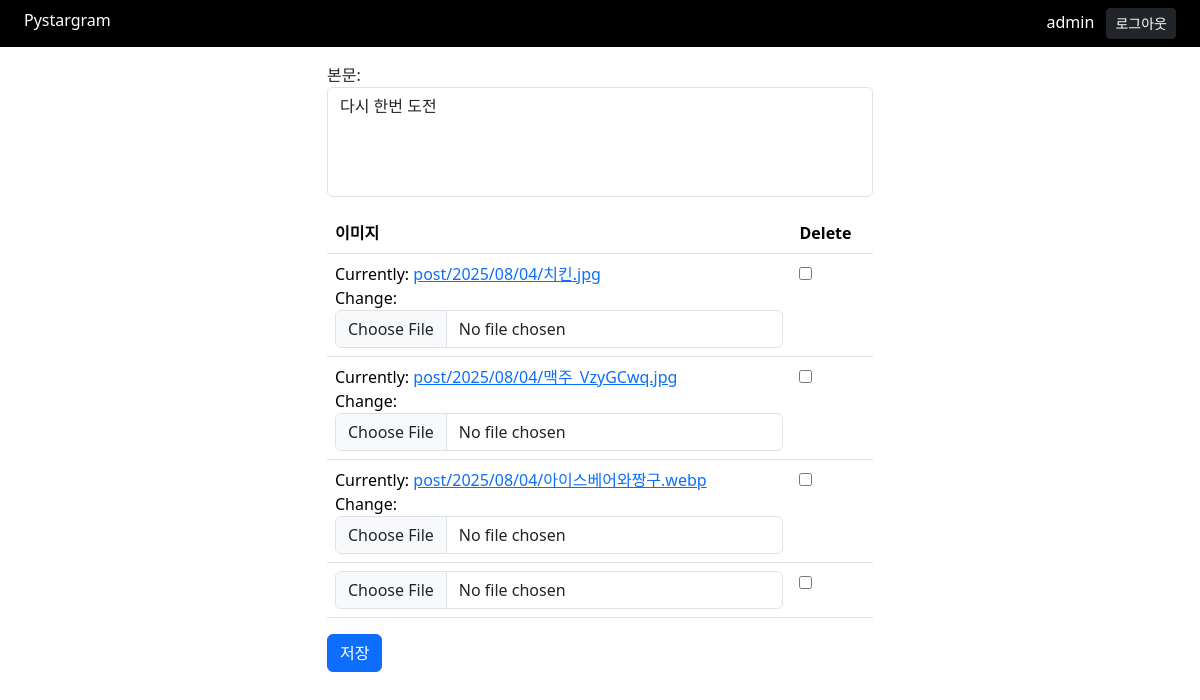
Before: /45/update/ (signed in) with the older database file.
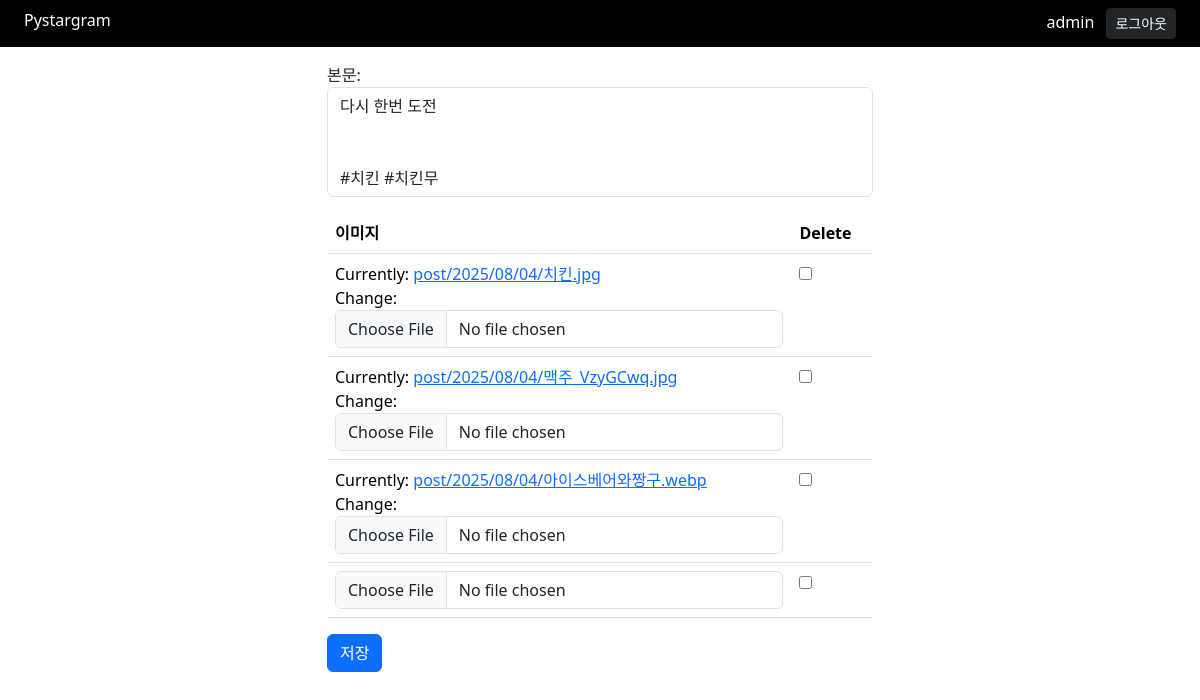
After: the same page with the newer database file.
### post/models.py (models this page shows, shortened)
class Post(TimestampModel):
    content = models.TextField('본문')
    user = models.ForeignKey(User, on_delete=models.CASCADE)
    class Meta:
        verbose_name = '포스트'
        verbose_name_plural = '포스트 목록'

### post/views.py (the view, shortened to what this page needs)
# urls.py: path('<int:pk>/update/', post_views.PostUpdateView.as_view(), name='update'),
class PostUpdateView(LoginRequiredMixin, UpdateView):
    model = Post
    template_name = 'post/form.html'
    form_class = PostForm
    def get_context_data(self, **kwargs):
        data = super().get_context_data(**kwargs)
        data['formset'] = PostImageFormSet(instance=self.object)
        return data
    def get_queryset(self):
        queryset = super().get_queryset()
        return queryset.filter(user=self.request.user)

### post/forms.py
class PostForm(BootstrapModelForm):
    class Meta:
        model = Post
        fields = ('content', )

### templates/post/form.html (shortened to what this page needs)
{% extends 'base.html' %}
{% load static %}
{% block content %}
    <div class="row">
        <div class="col-10 offset-1 col-lg-6 offset-lg-3">
            <form action="" method="POST" enctype="multipart/form-data">
                {{ form.as_p }}
                <table class="table">
                    <thead>
                        <tr>
                            {% for field in formset.forms.0.visible_fields %}
                                <th class="text-xs">{{ field.label }}</th>
                            {% endfor %}
                        </tr>
                    </thead>
                    <tbody>
                        {% for form in formset.forms %}
                            <tr class="formset_row">
                                {% for field in form.visible_fields %}
                                    <td>
                                    {{ field }}
                                    </td>
                                {% endfor %}
                            </tr>
                        {% endfor %}
                    </tbody>
                </table>
                <button class="btn btn-primary">저장</button>
            </form>
        </div>
    </div>
{% endblock %}

Changed rows visible on the page:
changed Post: content "다시 한번 도전" → "다시 한번 도전 #치킨 #치킨무"
